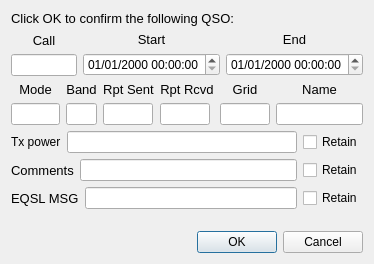
<?xml version="1.0" encoding="UTF-8"?>
<ui version="4.0">
 <class>LogQSO</class>
 <widget class="QDialog" name="LogQSO">
  <property name="geometry">
   <rect>
    <x>0</x>
    <y>0</y>
    <width>374</width>
    <height>264</height>
   </rect>
  </property>
  <property name="sizePolicy">
   <sizepolicy hsizetype="Preferred" vsizetype="Preferred">
    <horstretch>0</horstretch>
    <verstretch>0</verstretch>
   </sizepolicy>
  </property>
  <layout class="QVBoxLayout" name="verticalLayout_11">
   <item>
    <widget class="QLabel" name="label">
     <property name="font">
      <font>
       <pointsize>10</pointsize>
      </font>
     </property>
     <property name="text">
      <string>Click OK to confirm the following QSO:</string>
     </property>
    </widget>
   </item>
   <item>
    <layout class="QHBoxLayout" name="horizontalLayout_2">
     <item>
      <layout class="QVBoxLayout" name="verticalLayout">
       <item>
        <widget class="QLabel" name="lab1">
         <property name="font">
          <font>
           <pointsize>10</pointsize>
          </font>
         </property>
         <property name="text">
          <string>Call</string>
         </property>
         <property name="alignment">
          <set>Qt::AlignCenter</set>
         </property>
        </widget>
       </item>
       <item>
        <widget class="QLineEdit" name="call"/>
       </item>
      </layout>
     </item>
     <item>
      <layout class="QVBoxLayout" name="verticalLayout_2">
       <item>
        <widget class="QLabel" name="lab2">
         <property name="font">
          <font>
           <pointsize>10</pointsize>
          </font>
         </property>
         <property name="text">
          <string>Start</string>
         </property>
         <property name="alignment">
          <set>Qt::AlignCenter</set>
         </property>
        </widget>
       </item>
       <item>
        <widget class="QDateTimeEdit" name="start_date_time">
         <property name="sizePolicy">
          <sizepolicy hsizetype="Maximum" vsizetype="Fixed">
           <horstretch>0</horstretch>
           <verstretch>0</verstretch>
          </sizepolicy>
         </property>
         <property name="displayFormat">
          <string>dd/MM/yyyy HH:mm:ss</string>
         </property>
        </widget>
       </item>
      </layout>
     </item>
     <item>
      <layout class="QVBoxLayout" name="verticalLayout_3">
       <item>
        <widget class="QLabel" name="lab2_3">
         <property name="font">
          <font>
           <pointsize>10</pointsize>
          </font>
         </property>
         <property name="text">
          <string>End</string>
         </property>
         <property name="alignment">
          <set>Qt::AlignCenter</set>
         </property>
        </widget>
       </item>
       <item>
        <widget class="QDateTimeEdit" name="end_date_time">
         <property name="sizePolicy">
          <sizepolicy hsizetype="Maximum" vsizetype="Fixed">
           <horstretch>0</horstretch>
           <verstretch>0</verstretch>
          </sizepolicy>
         </property>
         <property name="displayFormat">
          <string>dd/MM/yyyy HH:mm:ss</string>
         </property>
        </widget>
       </item>
      </layout>
     </item>
    </layout>
   </item>
   <item>
    <layout class="QHBoxLayout" name="horizontalLayout_4">
     <item>
      <layout class="QVBoxLayout" name="verticalLayout_4">
       <item>
        <widget class="QLabel" name="lab4">
         <property name="font">
          <font>
           <pointsize>10</pointsize>
          </font>
         </property>
         <property name="text">
          <string>Mode</string>
         </property>
         <property name="alignment">
          <set>Qt::AlignCenter</set>
         </property>
        </widget>
       </item>
       <item>
        <widget class="QLineEdit" name="mode">
         <property name="maximumSize">
          <size>
           <width>70</width>
           <height>16777215</height>
          </size>
         </property>
        </widget>
       </item>
      </layout>
     </item>
     <item>
      <layout class="QVBoxLayout" name="verticalLayout_6">
       <item>
        <widget class="QLabel" name="lab5">
         <property name="font">
          <font>
           <pointsize>10</pointsize>
          </font>
         </property>
         <property name="text">
          <string>Band</string>
         </property>
         <property name="alignment">
          <set>Qt::AlignCenter</set>
         </property>
        </widget>
       </item>
       <item>
        <widget class="QLineEdit" name="band">
         <property name="maximumSize">
          <size>
           <width>50</width>
           <height>16777215</height>
          </size>
         </property>
        </widget>
       </item>
      </layout>
     </item>
     <item>
      <layout class="QVBoxLayout" name="verticalLayout_7">
       <item>
        <widget class="QLabel" name="lab6">
         <property name="font">
          <font>
           <pointsize>10</pointsize>
          </font>
         </property>
         <property name="text">
          <string>Rpt Sent</string>
         </property>
         <property name="alignment">
          <set>Qt::AlignCenter</set>
         </property>
        </widget>
       </item>
       <item>
        <widget class="QLineEdit" name="sent">
         <property name="maximumSize">
          <size>
           <width>50</width>
           <height>16777215</height>
          </size>
         </property>
        </widget>
       </item>
      </layout>
     </item>
     <item>
      <layout class="QVBoxLayout" name="verticalLayout_8">
       <item>
        <widget class="QLabel" name="lab7">
         <property name="font">
          <font>
           <pointsize>10</pointsize>
          </font>
         </property>
         <property name="text">
          <string>Rpt Rcvd</string>
         </property>
         <property name="alignment">
          <set>Qt::AlignCenter</set>
         </property>
        </widget>
       </item>
       <item>
        <widget class="QLineEdit" name="rcvd">
         <property name="maximumSize">
          <size>
           <width>50</width>
           <height>16777215</height>
          </size>
         </property>
        </widget>
       </item>
      </layout>
     </item>
     <item>
      <layout class="QVBoxLayout" name="verticalLayout_9">
       <item>
        <widget class="QLabel" name="lab8">
         <property name="font">
          <font>
           <pointsize>10</pointsize>
          </font>
         </property>
         <property name="text">
          <string>Grid</string>
         </property>
         <property name="alignment">
          <set>Qt::AlignCenter</set>
         </property>
        </widget>
       </item>
       <item>
        <widget class="QLineEdit" name="grid">
         <property name="maximumSize">
          <size>
           <width>70</width>
           <height>16777215</height>
          </size>
         </property>
        </widget>
       </item>
      </layout>
     </item>
     <item>
      <layout class="QVBoxLayout" name="verticalLayout_10">
       <item>
        <widget class="QLabel" name="lab9">
         <property name="enabled">
          <bool>true</bool>
         </property>
         <property name="font">
          <font>
           <pointsize>10</pointsize>
          </font>
         </property>
         <property name="text">
          <string>Name</string>
         </property>
         <property name="alignment">
          <set>Qt::AlignCenter</set>
         </property>
        </widget>
       </item>
       <item>
        <widget class="QLineEdit" name="name">
         <property name="enabled">
          <bool>true</bool>
         </property>
        </widget>
       </item>
      </layout>
     </item>
    </layout>
   </item>
   <item>
    <layout class="QHBoxLayout" name="horizontalLayout_6">
     <item>
      <widget class="QLabel" name="label_2">
       <property name="text">
        <string>Tx power</string>
       </property>
      </widget>
     </item>
     <item>
      <widget class="QLineEdit" name="txPower"/>
     </item>
     <item>
      <widget class="QCheckBox" name="cbTxPower">
       <property name="text">
        <string>Retain</string>
       </property>
      </widget>
     </item>
    </layout>
   </item>
   <item>
    <layout class="QHBoxLayout" name="horizontalLayout">
     <item>
      <widget class="QLabel" name="lab10">
       <property name="enabled">
        <bool>true</bool>
       </property>
       <property name="font">
        <font>
         <pointsize>10</pointsize>
        </font>
       </property>
       <property name="text">
        <string>Comments</string>
       </property>
      </widget>
     </item>
     <item>
      <widget class="QLineEdit" name="comments">
       <property name="enabled">
        <bool>true</bool>
       </property>
      </widget>
     </item>
     <item>
      <widget class="QCheckBox" name="cbComments">
       <property name="text">
        <string>Retain</string>
       </property>
      </widget>
     </item>
    </layout>
   </item>
   <item>
    <layout class="QHBoxLayout" name="horizontalLayout_7">
     <item>
      <widget class="QLabel" name="lab11">
       <property name="enabled">
        <bool>true</bool>
       </property>
       <property name="font">
        <font>
         <pointsize>10</pointsize>
        </font>
       </property>
       <property name="text">
        <string>EQSL MSG</string>
       </property>
      </widget>
     </item>
     <item>
      <widget class="QLineEdit" name="eqslcomments">
       <property name="enabled">
        <bool>true</bool>
       </property>
      </widget>
     </item>
     <item>
      <widget class="QCheckBox" name="cbEqslComments">
       <property name="text">
        <string>Retain</string>
       </property>
      </widget>
     </item>
    </layout>
   </item>
   <item>
    <spacer name="verticalSpacer">
     <property name="orientation">
      <enum>Qt::Vertical</enum>
     </property>
     <property name="sizeHint" stdset="0">
      <size>
       <width>0</width>
       <height>0</height>
      </size>
     </property>
    </spacer>
   </item>
   <item>
    <widget class="QDialogButtonBox" name="buttonBox">
     <property name="orientation">
      <enum>Qt::Horizontal</enum>
     </property>
     <property name="standardButtons">
      <set>QDialogButtonBox::Cancel|QDialogButtonBox::Ok</set>
     </property>
    </widget>
   </item>
  </layout>
 </widget>
 <tabstops>
  <tabstop>call</tabstop>
  <tabstop>start_date_time</tabstop>
  <tabstop>end_date_time</tabstop>
  <tabstop>mode</tabstop>
  <tabstop>band</tabstop>
  <tabstop>sent</tabstop>
  <tabstop>rcvd</tabstop>
  <tabstop>grid</tabstop>
  <tabstop>name</tabstop>
  <tabstop>txPower</tabstop>
  <tabstop>cbTxPower</tabstop>
  <tabstop>comments</tabstop>
  <tabstop>cbComments</tabstop>
 </tabstops>
 <resources/>
 <connections>
  <connection>
   <sender>buttonBox</sender>
   <signal>accepted()</signal>
   <receiver>LogQSO</receiver>
   <slot>accept()</slot>
   <hints>
    <hint type="sourcelabel">
     <x>248</x>
     <y>254</y>
    </hint>
    <hint type="destinationlabel">
     <x>157</x>
     <y>274</y>
    </hint>
   </hints>
  </connection>
  <connection>
   <sender>buttonBox</sender>
   <signal>rejected()</signal>
   <receiver>LogQSO</receiver>
   <slot>reject()</slot>
   <hints>
    <hint type="sourcelabel">
     <x>316</x>
     <y>260</y>
    </hint>
    <hint type="destinationlabel">
     <x>286</x>
     <y>274</y>
    </hint>
   </hints>
  </connection>
 </connections>
</ui>
